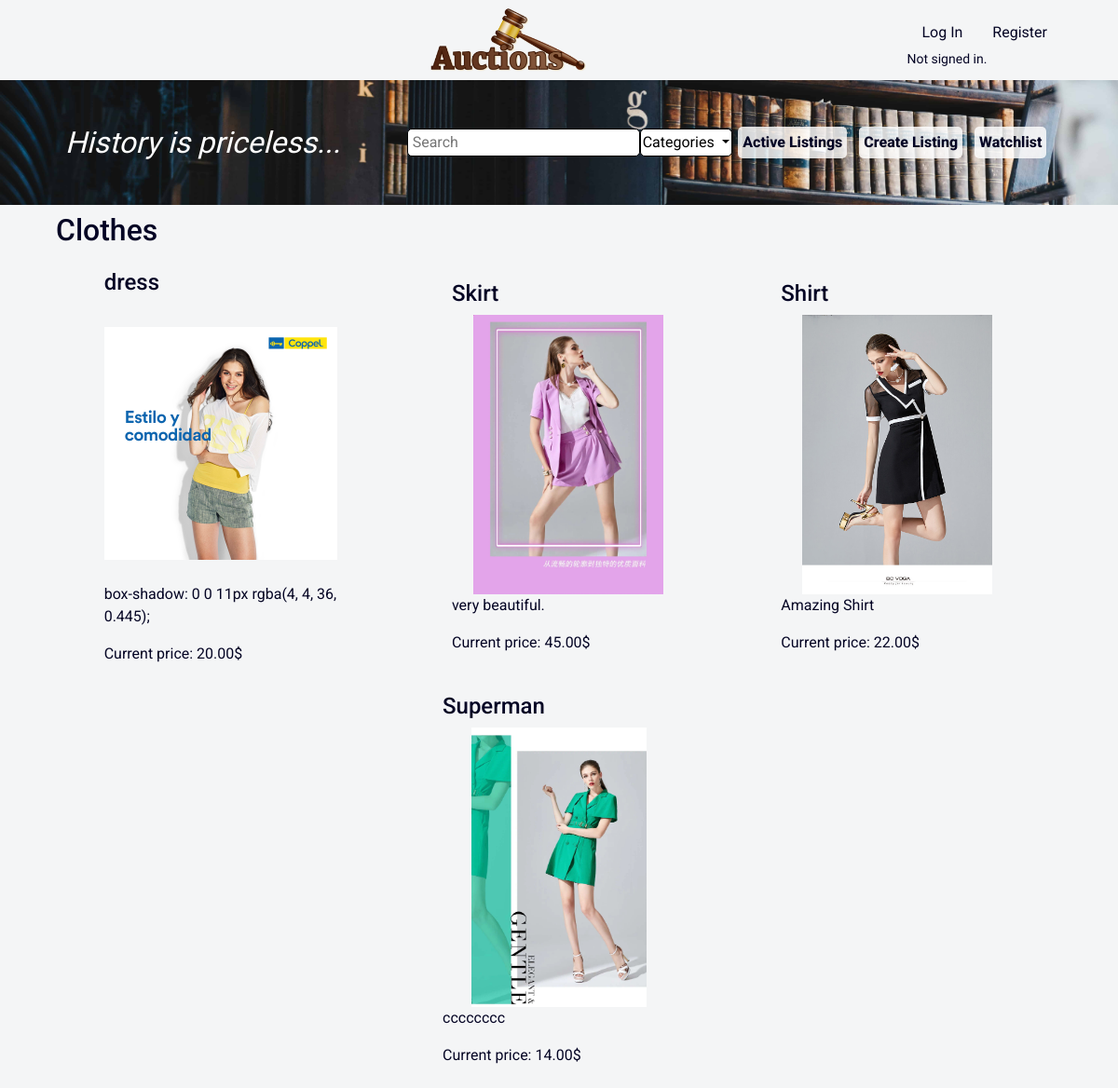
Screenshot of /category/Clothes with the database file from the repository.
### auctions/models.py (models this page shows, shortened)
class Category(models.Model):
    category = models.CharField(max_length=64)
    def __str__(self):
        return self.category

class Listing(models.Model):
    title = models.CharField(max_length=64)
    description = models.TextField(max_length=350)
    image = models.ImageField(default='default.png')
    price = models.DecimalField(max_digits=12, decimal_places=2, validators=[MinValueValidator(Decimal('0.01'))])
    date_created = models.DateTimeField(default=timezone.now)
    category = models.ForeignKey(Category, default="None", on_delete=models.CASCADE)
    user = models.ForeignKey(User, on_delete=models.CASCADE)
    comment = models.ManyToManyField(Comment, default=None)
    bid = models.ManyToManyField(Bid, default=None)
    status = models.BooleanField(default=False)

### auctions/views.py (the view, shortened to what this page needs)
# urls.py: path("category/<str:category_name>", views.category, name="category"),
def category(request, category_name):
    category = Category.objects.get(category=category_name)
    listing_category = Listing.objects.filter(category=category)
    if listing_category:
        return render(request, "auctions/category.html", {
            "category": category.category,
            "listings": listing_category,
            "categories": Category.objects.all()
            })

### auctions/templates/auctions/category.html (shortened to what this page needs)
{% extends "auctions/layout.html" %}
{% block body %}
<div class="background">
    <div class="margin flex">
        <div class="flex1">
            <div class="history">History is priceless...</div>
        </div>
        <div class="flex flex2">
            <form action="{% url 'search' %}">
                <input class="search" type="text" name="q" placeholder="Search">
            </form>
            <div class="dropdown">
                <button class="categories dropdown-toggle" type="button" id="dropdownMenuButton" data-toggle="dropdown" aria-haspopup="true" aria-expanded="false">
                    Categories
                </button>
            </div>
            <a class="flex-item" href="{% url 'index' %}">Active Listings</a>
            <a class="flex-item" href="{% url 'create' %}">Create Listing</a>
            <a class="flex-item" href="{% url 'watchlist' %}">Watchlist</a>
        </div>
    </div>
</div>
<h2 class="margin">{{ category }}</h2>
<div class="margin flex">
    {% for listing in listings %}
    <a class="flex-item listing" href="{% url 'item' listing.title %}">
        <h4>{{ listing.title }}</h4>
        <img src="{{ listing.image.url }}" alt="image" style="width: 250px; height: 300px;">
        <p>{{ listing.description }}</p>
        Current price: {{ listing.price }}$
    </a>
    {% endfor %}
</div>
{% endblock %}

### auctions/static/auctions/styles.css (style rules this page uses)
body { background-color: #2533440c; font-family: Roboto; color: rgb(4, 4, 36) }
a { color: rgb(4, 4, 36) }
.history { font-family: Arapey; font-style: italic; font-size: 2rem; color: white; }
.background .flex-item { font-size: 1rem; font-weight: 800; background-color: rgba(255, 255, 255, 0.815); padding: 5px; border-radius: 5px; }
.flex { display: flex; justify-content: space-between; align-items: center; flex-wrap: wrap; }
.margin { margin: 1vh 5vw; }
.flex1 { margin-top: 5vh 0; flex: 1; padding: 10px; }
.flex2 { margin: 5vh 0; flex: 2; padding: 10px; }
.background { background-image: url('images/books.jpg'); background-repeat: no-repeat; background-size: 100%; }
.flex-item { margin: auto; padding: 15px; }
.search { width: 250px; padding: 2px 5px; outline: none; border: 0.5px solid black; border-radius: 5px; }
.categories { padding: 2px; border: 0.5px solid black; background-color: white; border-radius: 5px; }
img { object-fit: contain; }
.listing { max-width: 300px; }

### rows the page displays
Category: category "Clothes"
Listing: title "dress", image (picture), description "box-shadow: 0 0 11px rgba(4, 4, 36, 0.445);", price "20.00"
Listing: title "Skirt", image (picture), description "very beautiful.", price "45.00"
Listing: title "Shirt", image (picture), description "Amazing Shirt", price "22.00"
Listing: title "Superman", image (picture), description "cccccccc", price "14.00"
